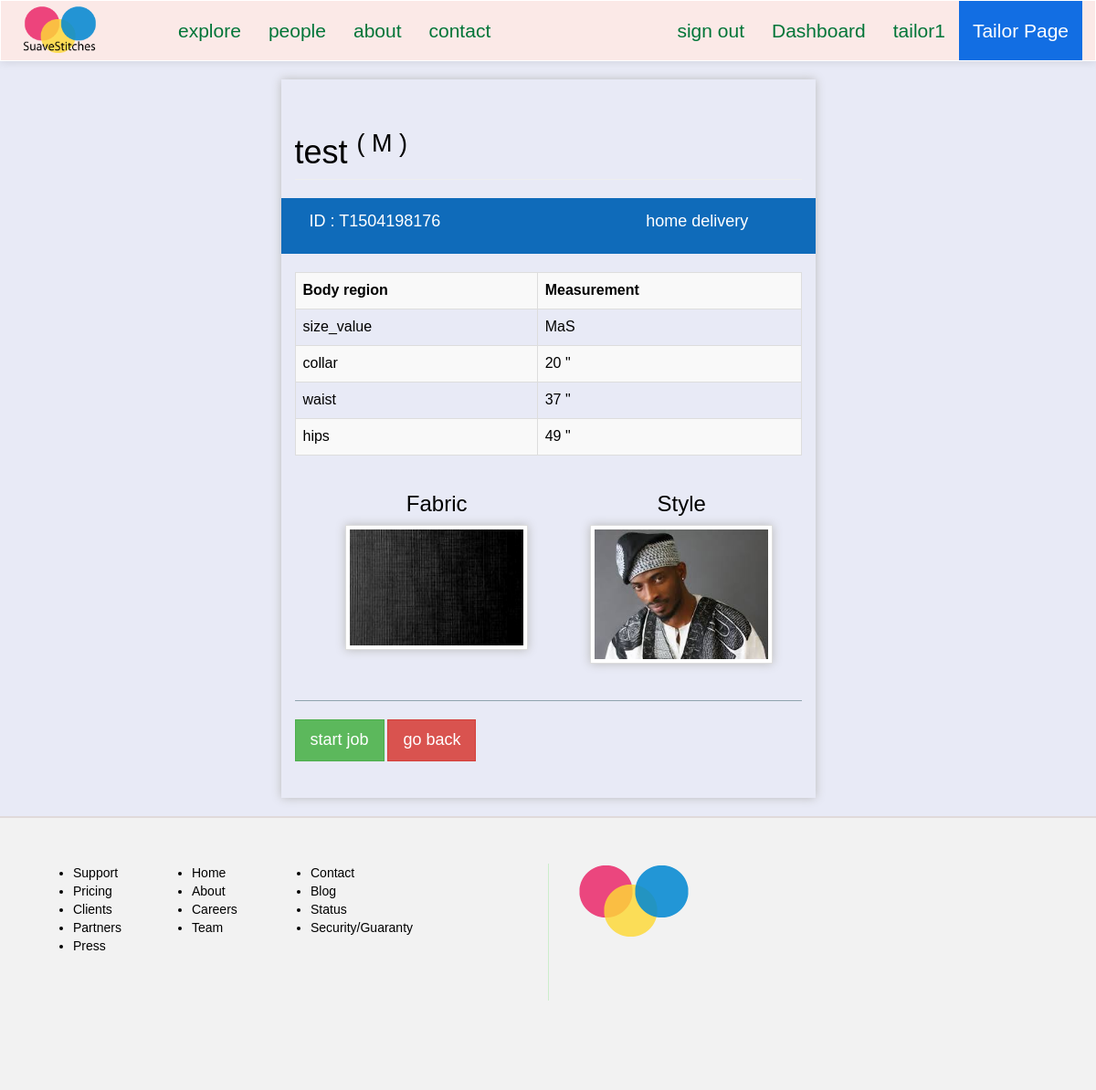
Screenshot of /suave/tailor/view/order/T1504198176 (signed in) with the database file from the repository.
### suave/models.py (models this page shows, shortened)
class Order(models.Model):
	client = models.ForeignKey(Client, null=True)
	sizetable = models.ForeignKey(SizeTable, null=True)
	tailor = models.ForeignKey(Tailor, null=True)
	fabric = models.CharField(max_length=50, null=True)
	style = models.CharField(max_length=100, null=True)
	main_order_id = models.CharField(max_length=15, null=True)
	details = models.CharField(max_length=250, null=True) #*
	delivery_option = models.CharField(max_length=100, null=True)
	service_option = models.CharField(max_length=100, null=True)
	sex = models.CharField(max_length=2, default=' ')
	status = models.CharField(max_length=20, default='OPEN') #*
	cost = models.IntegerField(default=0000) # final cost of order
	date = models.DateField(auto_now_add=True)

class Client(models.Model):
	FEMALE = 'F'
	MALE = 'M'
	SEX_CHOICE = (
		(FEMALE, 'F'),
		(MALE, 'M'),
	)
	user = models.OneToOneField(User)
	address = models.CharField(max_length=200, null=True)
	preference = models.CharField(max_length=40)
	sex = models.CharField(max_length=2, choices=SEX_CHOICE, default=" ")
	def __str__(self):
		return self.user.username

class SizeTable(models.Model):
	size_value = models.CharField(max_length=15)
	collar = models.CharField(max_length=10)
	waist = models.CharField(max_length=10)
	hips = models.CharField(max_length=10)

class Fabric(models.Model):
	name = models.CharField(max_length=100)
	cost = models.IntegerField(null=True)
	sex = models.CharField(max_length=2, null=True)
	pattern = models.CharField(max_length=150, null=True)
	image_url = models.CharField(max_length=150)
	description = models.CharField(max_length=200, null=True)

class Style(models.Model):
	name = models.CharField(max_length=50)
	sex = models.CharField(max_length=3)
	cost = models.IntegerField(default=000)
	pattern = models.CharField(max_length=150, null=True)
	image_url = models.CharField(max_length=150)
	description = models.CharField(max_length=200, null=True)

### suave/views.py (the view)
# urls.py: url(r'^tailor/view/order/(?P<main_order_id>[\w\-]+)$', views.tailorOrderDetails, name='tailorOrderDetails'),
@login_required
def tailorOrderDetails(request, main_order_id):
	try:
		order = Order.objects.get(main_order_id=main_order_id)
	except Exception, e:
		return HttpResponse('can\'t do that %s' %main_order_id) # write better response
	context = {}
	context['title'] = 'Order details -- SuaveStitches Nigeria'
	context['tailorPage'] = True
	context['order'] = order
	print 'order', order.fabric
	context['fabric'] = Fabric.objects.get(id=order.fabric)
	context['style'] = Style.objects.get(id=order.style)
	context['size'] = serializers.serialize("python", SizeTable.objects.filter(id=order.sizetable.id))
	return render(request, 'i/tailor/order_details.html', context)

### suave/templates/i/tailor/order_details.html (shortened to what this page needs)
{% extends "i/layout/base.html" %}
{% block main_section %}
<div class="col-lg-6 col-lg-offset-3 tailor-order-details"><br>
	<h1 class="page-header">{{ order.client }} <sup>( {{ order.sex }} )</sup></h1>
	<div class="row alert" style="background:#0f6bba;color:#fff">
		<h4 class="col-lg-6">ID : {{ order.main_order_id }}</h4>
		<h4 class="col-lg-4 col-lg-offset-2">{{ order.delivery_option|lower }}</h4>
	</div>
		<table class="table table-striped table-hover table-bordered">
			<tr>
				<th>Body region</th>
				<th>Measurement</th>
			</tr>
{% for instance in size %}
	{% for field, value in instance.fields.items %}
		{% if value != None %}
			<tr>
				<td>{{ field }}</td>
				<td>{{ value }}</td>
			</tr>
		{% endif %}
	{% endfor %}
{% endfor %}
		</table>
		<div class="tailor-order-details-img">
			<div class="row">
				<div class="col-lg-5 col-lg-offset-1">
					<h3>Fabric</h3>
					<img src="/static/img/fabrics/{{ fabric.image_url }}" width="200" height="200" class="img-thumbnail">
				</div>
				<div class="col-lg-6">
					<h3>Style</h3>
					<img src="/static/img/styles/{{ style.image_url }}"   width="200" height="200" class="img-thumbnail">
				</div>
			</div>
		</div>
		<br>
		<div class="">
		<hr style="border-color:#90A4AE">
			<a href="{% url 'suave:tailorStartOrder' order.main_order_id %}" class="btn btn-success btn-lg">start job</a>
		<a href="{% url 'suave:tailorDashboard' %}" class="btn btn-danger btn-lg">go back</a>
		</div>
	<br><br>
</div>
{% endblock %}

### suave/templates/i/layout/base.html (shortened to what this page needs)
<html>
	<head>
		{% load staticfiles %}
		<link rel="stylesheet" type="text/css" href="{% static 'css/style.css' %}">
		<link rel="stylesheet" type="text/css" href="{% static 'fonts/font-awesome/css/font-awesome.min.css' %}">
	</head>
	{% if tailorPage %}
	<body class="tailorPage-color">
	{% else %}
	<body>
	{% endif %}
	{% if tailorPage %}
		<nav class="navbar navbar-default" role="navigation" style="background:#FBE9E7">
	{% else %}
		<nav class="navbar navbar-default" role="navigation">
	{% endif %}
			<div class="container">
				<div class="row">
					<div class="navbar-header">
						<div id="header">
							<a class="navbar-brand" href="/suave">
								<img src="{% static 'img/my_logo_1.png' %}">
							</a>
						</div>
					</div>
					<div class="collapse navbar-collapse navbar-ex1-collapse">
						<ul class="nav navbar-nav navbar-left">
							<li class=""><a href style="background:#">explore</a></li>
							<li class=""><a href="{% url 'suave:tailorHome' %}">people</a></li>
							<li class=""><a >about</a></li>
							<li class=""><a >contact</a></li>
						</ul>
						<ul class="nav navbar-nav navbar-right">
							{% if user.is_authenticated %}
							<li><a href="{% url 'suave:signout' %}" class="">sign out</a></li>
								{% if user.tailor.rate %}
									<li><a href="{% url 'suave:tailorDashboard' %}" class="">Dashboard</a></li>
								{% else %}
									<li><a href="{% url 'suave:clientDashboard' %}" class="">Dashboard</a></li>
								{% endif %}
							<li><a class="">{{user}}</a></li>
							{% else %}
							<li><a role="button" class="" data-toggle="modal" data-target=".bs-example-modal-sm">sign in</a></li>
							{% endif %}
							{% if tailorPage %}
								<li class=""><a class="" style="background:#126ee3;color:#fff">Tailor Page</a></li>
							{% endif %}
						</ul>
					</div>
				</div>
			</div>
		</nav>
		<div class="container">
			<div class="row">
					{% block main_section %}
					{% endblock %}
			</div>
		</div>
		<div class="footer">
			<div class="col-lg-6 footer-left">
				<ul class="col-sm-3">
					<li>Support</li>
					<li>Pricing</li>
					<li>Clients</li>
					<li>Partners</li>
					<li>Press</li>
				</ul>
				<ul class="col-sm-3">
					<li>Home</li>
					<li>About</li>
					<li>Careers</li>
					<li>Team</li>
				</ul>
				<ul class="col-sm-3">
					<li>Contact</li>
					<li>Blog</li>
					<li>Status</li>
					<li>Security/Guaranty</li>
				</ul>
			</div>
			<div class="col-lg-6 footer-right">
				<img src="{% static 'img/my_logo.png' %}">
			</div>
		</div>
	</body>
</html>

### suave/static/css/style.css (style rules this page uses)
a { text-decoration: none; }
#header img { width: 65%; }
.navbar { background-repeat: no-repeat; border-bottom: 1px solid #178ACC; box-shadow: 0px 1px 10px rgba(0, 0, 0, 0.1); border-radius: 0px; margin-bottom: 0px; }
.navbar-default { background: #fff; border-color: #fff; }
.navbar-default .navbar-brand, .navbar-default .navbar-brand:hover, .navbar-default .navbar-brand:focus, .navbar-default .navbar-nav > li > a { color: #007538; font-size: 1.5em; }
.navbar-default .navbar-nav > li > a { line-height: 35px; }
.footer { min-height: 300px; background: #f2f2f2; padding: 50px; border-top: 2px #e0dada solid; }
.footer-right { height: 150px; border-left: 1px #cec solid; }
.tailorPage-color { background: #ECEFF1; background: #E8EAF6; }
.tailor-order-details { box-shadow: 0px 0px 10px #bbb; margin-top: 20px; margin-bottom: 20px; }
.tailor-order-details-img { padding: 0 auto; text-align: center; }
.tailor-order-details-img img { box-shadow: 0px 0px 10px #bbb; }
#header { margin: -10px auto auto auto; }
*:not(span) { -webkit-border-radius: 0 !important; -moz-border-radius: 0 !important; -ms-border-radius: 0 !important; border-radius: 0 !important; }
body { color: #000; font-family: weblysleek, arial; }

### rows the page displays
Order: client "test", sex "M", main_order_id "T1504198176", delivery_option "home delivery"
SizeTable: fields "MaS" "20 \"" "37 \"" "49 \""
Fabric: image_url (picture)
Style: image_url (picture)

### other values shown
{{ user }} "tailor1"
{{ field }} "size_value" "collar" "waist" "hips"
